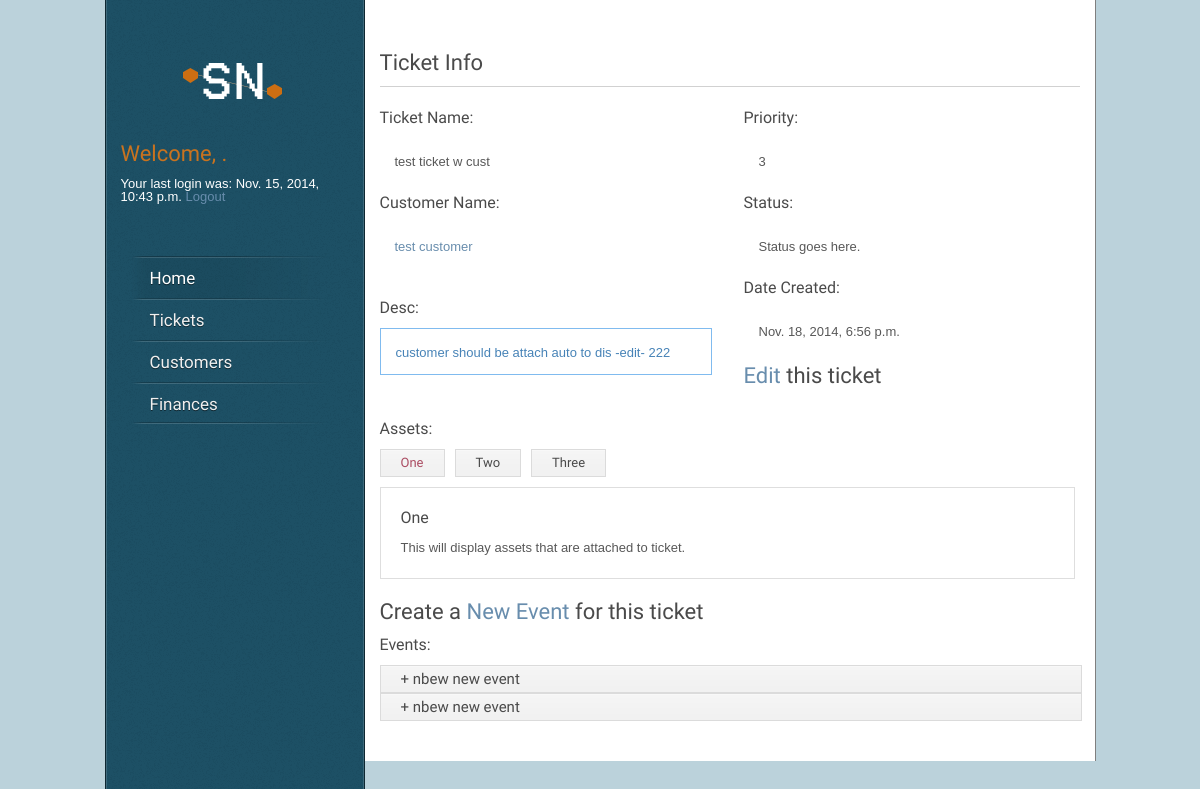
Screenshot of /ticket/detail/55/ (signed in) with the database file from the repository.
### core/models.py (models this page shows, shortened)
class Node(models.Model):
    parent = models.ForeignKey("self", blank=True, null=True)
    name = models.CharField(max_length=160)
    desc = models.TextField(max_length=1600)
    date_created = models.DateTimeField('date created',auto_now_add=True)
    date_updated = models.DateTimeField('date updated',auto_now=True)

class Glue(models.Model):
    parent = models.ForeignKey("Node", related_name="node_parent")
    child = models.ForeignKey("Node", related_name="node_child")
    name = models.CharField(max_length=160)
    date_created = models.DateTimeField('date created',auto_now_add=True)
    date_updated = models.DateTimeField('date updated',auto_now=True)

### ticket/views.py (the view)
# urls.py: url(r'^(?P<node_id>\d+)/$', views.detail, name='detail'),
def detail(request, node_id):
    iterator=itertools.count() ###
    node = get_object_or_404(Node, pk=node_id)
    return render(request, 'ticket/detail.html', {'node': node, 'iterator':iterator})

### ticket/templates/ticket/detail.html (shortened to what this page needs)
{% extends "core/base.html" %}
{% block content %}
{% load static %}
{% load staticfiles %}
<h1 class="title">Ticket Info</h1>
	<div class="line"></div>
	<div class="one-side"><h4>Ticket Name: </h4>
		<div class="name-box">{{ node.name }}</div>
	</div>
	<div class="one-side last"><h4>Priority: </h4>
		<div class="name-box">
			{%for child in node.node_set.all%}
				{% if child.name == "priority" %}
					{{child.desc}}
				{% endif %}
			{%endfor%}
		</div>
	</div>
	<div class="one-side"><h4>Customer Name: </h4>
		{%for glue in node.node_child.all%}
			<div class="name-box"><a href="/ops/customer/detail/{{glue.parent.pk}}">{{glue.parent.name}}</a></div>
		{%endfor%}
	</div>
	<div class="one-side last"><h4>Status: </h4>
		<div class="name-box">Status goes here.</div>
	</div>
	<div class="one-side"><p><h4>Desc:</h4>
		<div class="desc-box">{{ node.desc }}</div>
	</div>
	<div class="one-side last"><h4>Date Created: </h4>
		<div class="name-box righthand">{{ node.date_created }}</div>
	</div>
<h1><a href="/ticket/edit/{{node.id}}">Edit</a> this ticket</h1>
	<div class="whole"><br><br><h4>Assets: </h4>
			<div class="tabbed-content">
		        <ul class="tabs">
		          <li><a href="#tab1">One</a></li>
		          <li><a href="#tab2">Two</a></li>
		          <li><a href="#tab3">Three</a></li>
		        </ul>
		        <div class="tab_container">
		          <div style="display: none;" id="tab1" class="tab_content">
		            <h4>One</h4>
		            <p>This will display assets that are attached to ticket.</p>
		          </div>
		        </div>
		      </div>
<h1>Create a <a href="/ticket/new_event/{{node.id}}">New Event</a> for this ticket</h1>
	<h4>Events: </h4>
	    <div class="toggle">
	          {%for child in node.node_set.all%}
	          	{%for grandchild in child.node_set.all%}
		          {%if grandchild.name == "flags" and "|EVENT|" in grandchild.desc %}
		          <h2 class="trigger">+ {{ grandchild.parent.name }}</h2>
		          {%endif%}
		        {%endfor%}
	          {%endfor%}
	    </div>
	</div>
{%endblock%}

### core/templates/core/base.html (shortened to what this page needs)
{% load staticfiles %}
{% load static %}
<html lang="en-US">
  <head>
	<link rel="stylesheet" type="text/css" href="{% static 'core/css/style.css' %}" />
  </head>
  <!DOCTYPE HTML>
</head>
<body>
<div id="wrapper">
	<div id="sidebar">
		 <div id="logo"><a href="/"><img src="/static/core/images/logo.png" alt="Snapnode" /></a></div>
        <div id="log-box">
        {% if user.is_authenticated %}
            <h1><font color="#c9731f">Welcome, {{ user.first_name }}.</font></h1>
            Your last login was: {{ user.last_login}}
            <a href="/core/logout/">Logout</a>
        {%elif  display_type == "Login" %}
        {% else %}
            <h1><font color="#c9731f">Welcome, Guest!</font></h1>
            <p>Please ..
                <a href="/core/register/" id="id_register">|Register|</a> or
                <a href="/core/login/" id="id_login">|Login|</a>
            </p>
        {% endif %}</div>
    <div id="menu" class="menu-v">
      <ul>
        <li><a href="/" class="active">Home</a>
        </li>
        <li><a href="/ticket/">Tickets</a>
        </li>
        <li><a href="/ops/">Customers</a>
        </li>
        <li><a href="/finance/">Finances</a>
        </li>
      </ul>
    </div>
	</div>
        <div id="content">
            <BR>
            {% if user.is_authenticated or  display_type == "Register" %}
                {% block content %}
                {% endblock %}
            {% endif %}
        </div>
</div>
</body>
</html>

### rows the page displays
Node: name "test ticket w cust", desc "customer should be attach auto to dis -edit- 222", date_created "Nov. 18, 2014, 6:56 p.m."
Node: desc "3"
Glue: parent.name "test customer"
Node: parent.name "nbew new event"
Node: parent.name "nbew new event"

### other values shown
{{ user.last_login }} "Nov. 15, 2014, 10:43 p.m."
